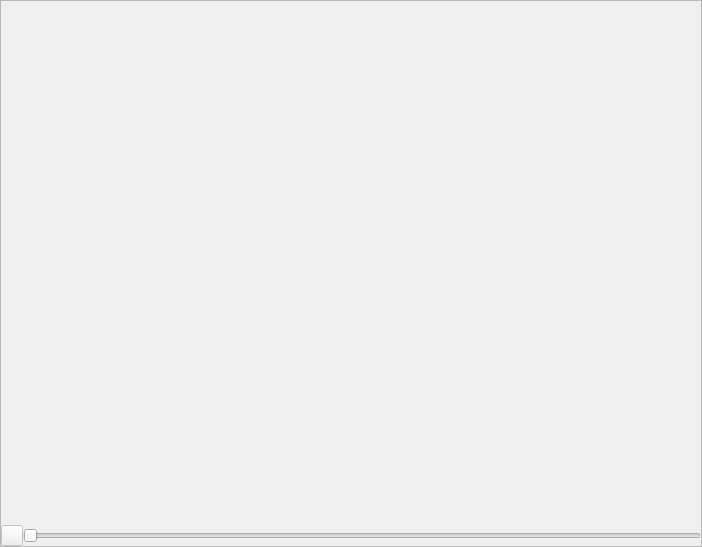
<?xml version="1.0" encoding="UTF-8"?>
<ui version="4.0">
 <class>StudyFrameWidget</class>
 <widget class="QWidget" name="StudyFrameWidget">
  <property name="geometry">
   <rect>
    <x>0</x>
    <y>0</y>
    <width>702</width>
    <height>547</height>
   </rect>
  </property>
  <property name="windowTitle">
   <string>Study Frame</string>
  </property>
  <layout class="QVBoxLayout" name="verticalLayout_2">
   <property name="spacing">
    <number>0</number>
   </property>
   <property name="margin">
    <number>0</number>
   </property>
   <item>
    <widget class="QFrame" name="frame0">
     <property name="frameShape">
      <enum>QFrame::StyledPanel</enum>
     </property>
     <property name="frameShadow">
      <enum>QFrame::Plain</enum>
     </property>
     <layout class="QVBoxLayout" name="verticalLayout">
      <property name="spacing">
       <number>0</number>
      </property>
      <property name="margin">
       <number>0</number>
      </property>
      <item>
       <layout class="QHBoxLayout" name="horizontalLayout_3" stretch="0,0,0">
        <property name="spacing">
         <number>0</number>
        </property>
        <property name="margin">
         <number>0</number>
        </property>
        <item>
         <widget class="QLabel" name="empty_label">
          <property name="sizePolicy">
           <sizepolicy hsizetype="Expanding" vsizetype="Fixed">
            <horstretch>0</horstretch>
            <verstretch>0</verstretch>
           </sizepolicy>
          </property>
          <property name="text">
           <string/>
          </property>
          <property name="textInteractionFlags">
           <set>Qt::NoTextInteraction</set>
          </property>
         </widget>
        </item>
        <item>
         <widget class="QLabel" name="top_label">
          <property name="sizePolicy">
           <sizepolicy hsizetype="Expanding" vsizetype="Fixed">
            <horstretch>0</horstretch>
            <verstretch>0</verstretch>
           </sizepolicy>
          </property>
          <property name="text">
           <string/>
          </property>
          <property name="textFormat">
           <enum>Qt::RichText</enum>
          </property>
          <property name="alignment">
           <set>Qt::AlignCenter</set>
          </property>
          <property name="textInteractionFlags">
           <set>Qt::NoTextInteraction</set>
          </property>
         </widget>
        </item>
        <item>
         <widget class="QLabel" name="measure_label">
          <property name="sizePolicy">
           <sizepolicy hsizetype="Expanding" vsizetype="Fixed">
            <horstretch>0</horstretch>
            <verstretch>0</verstretch>
           </sizepolicy>
          </property>
          <property name="text">
           <string/>
          </property>
          <property name="alignment">
           <set>Qt::AlignRight|Qt::AlignTrailing|Qt::AlignVCenter</set>
          </property>
          <property name="textInteractionFlags">
           <set>Qt::NoTextInteraction</set>
          </property>
         </widget>
        </item>
       </layout>
      </item>
      <item>
       <layout class="QHBoxLayout" name="horizontalLayout_2">
        <property name="spacing">
         <number>0</number>
        </property>
        <item>
         <widget class="QLabel" name="left_label">
          <property name="sizePolicy">
           <sizepolicy hsizetype="Fixed" vsizetype="Expanding">
            <horstretch>0</horstretch>
            <verstretch>0</verstretch>
           </sizepolicy>
          </property>
          <property name="text">
           <string/>
          </property>
          <property name="textFormat">
           <enum>Qt::RichText</enum>
          </property>
          <property name="alignment">
           <set>Qt::AlignCenter</set>
          </property>
          <property name="textInteractionFlags">
           <set>Qt::NoTextInteraction</set>
          </property>
         </widget>
        </item>
        <item>
         <widget class="QFrame" name="frame">
          <property name="sizePolicy">
           <sizepolicy hsizetype="Expanding" vsizetype="Expanding">
            <horstretch>0</horstretch>
            <verstretch>0</verstretch>
           </sizepolicy>
          </property>
          <property name="frameShape">
           <enum>QFrame::NoFrame</enum>
          </property>
          <property name="frameShadow">
           <enum>QFrame::Plain</enum>
          </property>
         </widget>
        </item>
       </layout>
      </item>
      <item>
       <widget class="QFrame" name="tools_frame">
        <property name="sizePolicy">
         <sizepolicy hsizetype="Expanding" vsizetype="Minimum">
          <horstretch>0</horstretch>
          <verstretch>0</verstretch>
         </sizepolicy>
        </property>
        <property name="frameShape">
         <enum>QFrame::NoFrame</enum>
        </property>
        <property name="frameShadow">
         <enum>QFrame::Plain</enum>
        </property>
        <layout class="QHBoxLayout" name="horizontalLayout">
         <property name="spacing">
          <number>0</number>
         </property>
         <property name="margin">
          <number>0</number>
         </property>
         <item>
          <widget class="QToolButton" name="icon_button">
           <property name="enabled">
            <bool>false</bool>
           </property>
           <property name="toolTip">
            <string>Toggle single view</string>
           </property>
           <property name="text">
            <string/>
           </property>
           <property name="iconSize">
            <size>
             <width>14</width>
             <height>14</height>
            </size>
           </property>
           <property name="checkable">
            <bool>true</bool>
           </property>
          </widget>
         </item>
         <item>
          <widget class="QSlider" name="slider">
           <property name="enabled">
            <bool>false</bool>
           </property>
           <property name="toolTip">
            <string>Frames</string>
           </property>
           <property name="minimum">
            <number>0</number>
           </property>
           <property name="orientation">
            <enum>Qt::Horizontal</enum>
           </property>
          </widget>
         </item>
        </layout>
       </widget>
      </item>
     </layout>
    </widget>
   </item>
  </layout>
 </widget>
 <tabstops>
  <tabstop>icon_button</tabstop>
  <tabstop>slider</tabstop>
 </tabstops>
 <resources/>
 <connections/>
</ui>
